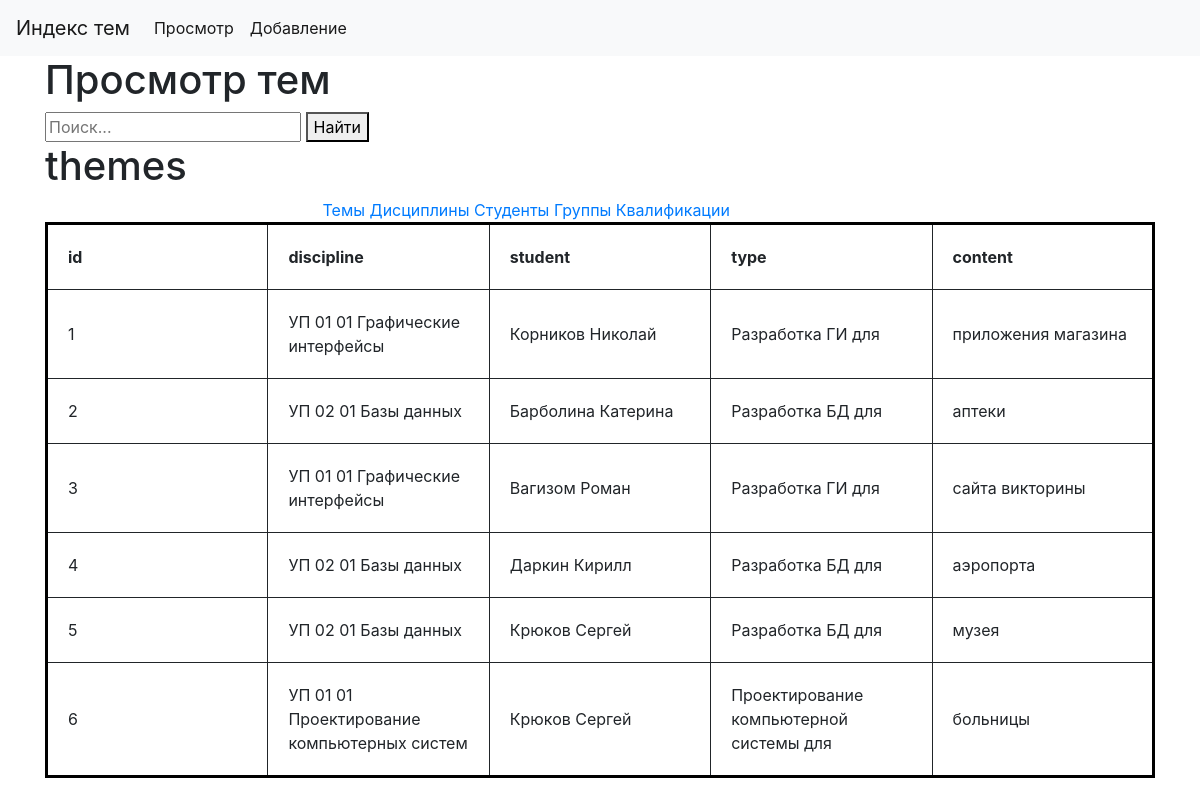
The page / on the database its author committed.
### tables this page shows
CREATE TABLE theme (
    id              INTEGER PRIMARY KEY AUTOINCREMENT,
    discipline_id   INTEGER, --FK
    student_id      INTEGER, --FK
    type      TEXT,
    content   TEXT,

    FOREIGN KEY (discipline_id)
        REFERENCES discipline (id),
    FOREIGN KEY (student_id)
        REFERENCES student (id)
);

CREATE TABLE discipline ( --Возможно тоже стоит упростить до одного поля
    id              INTEGER PRIMARY KEY AUTOINCREMENT,
    name            TEXT
);

CREATE TABLE student (
    id              INTEGER PRIMARY KEY AUTOINCREMENT,
    "name"          TEXT,
    group_code      TEXT, --FK

    FOREIGN KEY (group_code)
        REFERENCES "group" (code)

);

### app.py (the view, shortened to what this page needs)
@app.route('/', methods=('GET', 'POST'))
def index():
    conn = create_connection(database)
    table_type = request.args.get('table')
    if not table_type:
        table_type = "themes"
    header, table_content = get_table(conn, table_type)
    if not header:
        flash(f"не существует таблицы %table_type")
    print(f"заголовки: {header}")
    print(f"содержимое: {table_content}")
    search_results = None
    close_connection(conn)
    return render_template('index.html', table_type=table_type, header = header, table_content =  table_content, search_results = search_results)

### app.py (called while the page is built)
def create_connection(db_file):
    conn = None
    try:
        conn = sqlite3.connect(db_file)
        conn.row_factory = sqlite3.Row
        return conn
    except Error as e:
        print(e)
    return conn

def close_connection(conn):
    try:
        conn.close()
    except Error as e:
        print(e)
    else:
        return True

def get_themes(conn):
    cursor = conn.cursor()
    cursor.execute("""
                    SELECT
                        theme.id as id,
                        discipline.name as discipline,
                        student.name as student,
                        theme.type as type,
                        theme.content as content
                    FROM
                        theme
                    INNER JOIN discipline
                        ON theme.discipline_id = discipline.id
                    INNER JOIN student
                        ON theme.student_id = student.id;
                   """)
    header = [description[0] for description in cursor.description]
    return (header ,cursor.fetchall())

def get_table(conn, table_name):
    if table_name == "themes":
        return get_themes(conn)
    elif table_name == "disciplines":
        return get_disciplines(conn)
    elif table_name == "students":
        return get_students(conn)
    elif table_name == "groups":
        return get_groups(conn)
    elif table_name == "qualifications":
        return get_qualifications(conn)
    else:
        return None

### templates/index.html (shortened to what this page needs)
{% extends 'base.html' %}
{% block content %}
    <h1>{% block title %} Просмотр тем {% endblock %}</h1>
    <form method="post">
        <div>
        <span><input type="text"
                     name ="search_request"
                    value="{{request.form["search_request"]}}"
                    placeholder="Поиск...">
        <span><button type="submit", name="search">Найти</button></span>
        <div>
    </form>
    <h1>{{table_type}}</h1>
    <div style = "margin: auto; width: 50%;">
        <span><a href="?table=themes">Темы</a></span>
        <span><a href="?table=disciplines">Дисциплины</a></span>
        <span><a href="?table=students">Студенты</a></span>
        <span><a href="?table=groups">Группы</a></span>
        <span><a href="?table=qualifications">Квалификации</a></span>
    </div>
    <div style="overflow-x:auto; overflow-y:auto;">
        <table class="fixed_header">
            <thead>
                <tr>
                {% for atribute in header %}
                    <th>{{atribute}}</th>
                {% endfor %}
                </tr>
            </thead>
            <tbody>
                {% for row in table_content %}
                <tr>
                    {% for atribute in row %}
                    <td>{{atribute}}</td>
                    {% endfor %}
                </tr>
                {% endfor %}
            </tbody>
        </table>
    </div>
{% endblock %}

### templates/base.html (shortened to what this page needs)
<!doctype html>
<html lang="en">
  <head>
    <link rel="stylesheet" href="{{ url_for('static',filename='bootstrap.min.css')}}">
    <link rel="stylesheet" href= "{{ url_for('static',filename='style.css') }}">
  </head>
  <body>
    <nav class="navbar navbar-expand-md navbar-light bg-light">
        <a class="navbar-brand" href="{{ url_for('index')}}">Индекс тем</a>
        <div class="collapse navbar-collapse" id="navbarNav">
            <ul class="navbar-nav">
            <li class="nav-item active">
              <a class="nav-link" href="{{url_for('index')}}">Просмотр</a>
            </li>
            <li class="nav-item active">
                <a class="nav-link" href="{{ url_for('add') }}">Добавление</a>
            </li>
            </ul>
        </div>
    </nav>
    <div class="container">
        {% block content %} {% endblock %}
    </div>

### static/style.css (style rules this page uses)
table { table-layout: fixed; width: 100%; border-collapse: collapse; border: 3px solid black; }
th,td { border: 1px solid; padding: 20px; }
.fixed_header thead th { position: sticky; top: 0px; background grey; }

### rows shown on the page
theme: row "1", type "Разработка ГИ для", content "приложения магазина"
discipline: name "УП 01 01 Графические интерфейсы"
student: name "Корников Николай"
theme: row "2", type "Разработка БД для", content "аптеки"
discipline: name "УП 02 01 Базы данных"
student: name "Барболина Катерина"
theme: row "3", type "Разработка ГИ для", content "сайта викторины"
student: name "Вагизом Роман"
theme: row "4", type "Разработка БД для", content "аэропорта"
student: name "Даркин Кирилл"
theme: row "5", type "Разработка БД для", content "музея"
student: name "Крюков Сергей"
theme: row "6", type "Проектирование компьютерной системы для", content "больницы"
discipline: name "УП 01 01 Проектирование компьютерных систем"

### other values the page prints
{{ table_type }} "themes"
{{ atribute }} "id" "discipline" "student" "type" "content"
